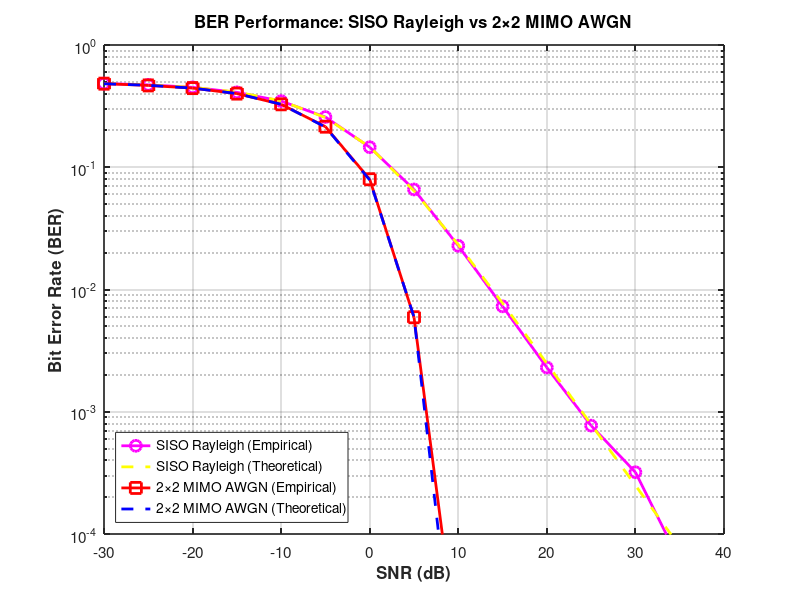

The MATLAB source for this figure:
clc;
clear;
N = 1e5;
SNR_dB = -30:5:40;
numTx = 2;
numRx = 2;

% Initialize BER arrays
BER_SISO = zeros(size(SNR_dB));
BER_SISO_theoretical = zeros(size(SNR_dB));
BER_MIMO_AWGN = zeros(size(SNR_dB));
BER_MIMO_AWGN_theoretical = zeros(size(SNR_dB));

for i = 1:length(SNR_dB)
    snr_linear = 10^(SNR_dB(i)/10);
    noise_power = 1 / snr_linear;
    
    %% SISO Rayleigh Fading Channel
    data = randi([0 1], 1, N);
    tx = 2*data - 1;  % BPSK modulation
    
    % Rayleigh fading channel
    h = (randn(1, N) + 1j * randn(1, N)) / sqrt(2);
    rx_channel = h .* tx;
    
    % Add noise
    noise = (randn(1, N) + 1j * randn(1, N)) * sqrt(noise_power/2);
    rx1 = rx_channel + noise;
    
    % Equalization
    rx_eq = rx1 ./ h;
    
    % Detection
    detected_bits = real(rx_eq) > 0;
    BER_SISO(i) = sum(data ~= detected_bits) / N;
    
    % Theoretical BER for SISO Rayleigh
    BER_SISO_theoretical(i) = 0.5*(1-sqrt(snr_linear/(1 + snr_linear)));
    
    %% 2×2 MIMO AWGN System
    data_bits_mimo = randi([0 1], numTx, N);
    tx_symbols = (2*data_bits_mimo - 1);  % BPSK modulation
    
    err_awgn = 0;
    
    for n = 1:N
        x = tx_symbols(:, n);
        
        % Pure AWGN channel (2×2)
        H_awgn = eye(numRx, numTx);
        noise_awgn = sqrt(noise_power/2) * (randn(numRx,1) + 1j*randn(numRx,1));
        y_awgn = H_awgn * x + noise_awgn;
        
        % Zero-Forcing detection for AWGN
        x_hat_awgn = pinv(H_awgn) * y_awgn;
        detected_awgn = real(x_hat_awgn) > 0;
        err_awgn = err_awgn + sum(detected_awgn ~= data_bits_mimo(:, n));
    end
    
    BER_MIMO_AWGN(i) = err_awgn / (numTx * N);
    
    % Theoretical BER for 2×2 MIMO AWGN with ZF
    % For 2×2 MIMO AWGN with ZF detection, each stream experiences same SNR as SISO AWGN
    BER_MIMO_AWGN_theoretical(i) = qfunc(sqrt(2*snr_linear));
    
    % Display progress
    fprintf('SNR = %d dB: SISO_Rayleigh = %e, MIMO_AWGN = %e\n', ...
        SNR_dB(i), BER_SISO(i), BER_MIMO_AWGN(i));
end

% Handle zero values for logarithmic plot
min_ber = 1e-8;
BER_SISO(BER_SISO == 0) = min_ber;
BER_SISO_theoretical(BER_SISO_theoretical == 0) = min_ber;
BER_MIMO_AWGN(BER_MIMO_AWGN == 0) = min_ber;
BER_MIMO_AWGN_theoretical(BER_MIMO_AWGN_theoretical == 0) = min_ber;

% Plotting
figure('Position', [100, 100, 800, 600]);
semilogy(SNR_dB, BER_SISO, 'm-o', 'LineWidth', 2, 'MarkerSize', 8, ...
    'DisplayName', 'SISO Rayleigh (Empirical)');
hold on;
semilogy(SNR_dB, BER_SISO_theoretical, 'y--', 'LineWidth', 2, ...
    'DisplayName', 'SISO Rayleigh (Theoretical)');
semilogy(SNR_dB, BER_MIMO_AWGN, 'r-s', 'LineWidth', 2, 'MarkerSize', 8, ...
    'DisplayName', '2×2 MIMO AWGN (Empirical)');
semilogy(SNR_dB, BER_MIMO_AWGN_theoretical, 'b--', 'LineWidth', 2, ...
    'DisplayName', '2×2 MIMO AWGN (Theoretical)');
hold off;

grid on;
xlabel('SNR (dB)', 'FontSize', 12, 'FontWeight', 'bold');
ylabel('Bit Error Rate (BER)', 'FontSize', 12, 'FontWeight', 'bold');
title('BER Performance: SISO Rayleigh vs 2×2 MIMO AWGN', ...
    'FontSize', 14, 'FontWeight', 'bold');
legend('Location', 'southwest', 'FontSize', 11);
axis([min(SNR_dB) max(SNR_dB) 1e-4 1]);
set(gca, 'FontSize', 11, 'LineWidth', 1.2);
